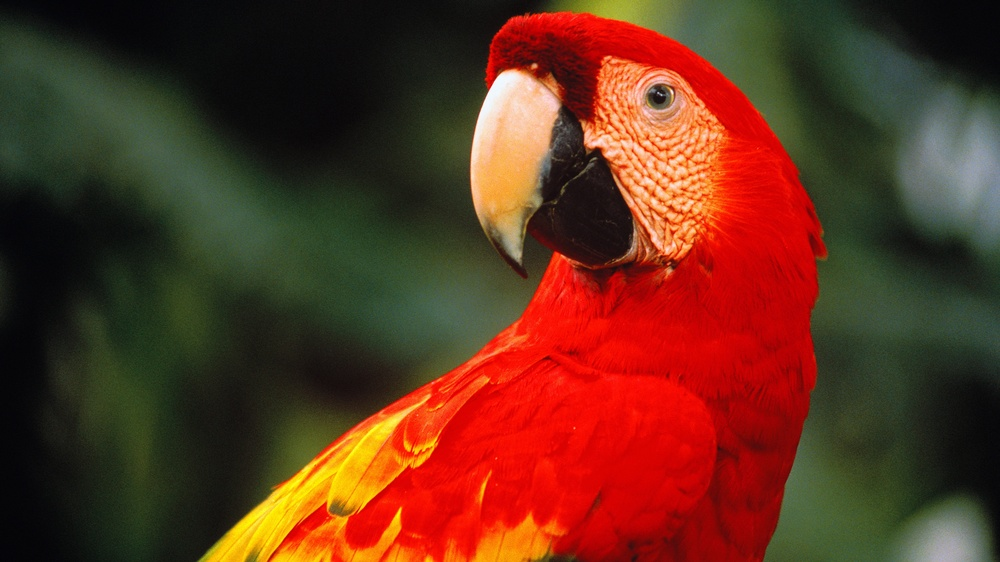
#> input picture images/inputs/anh_input1.jpg, 1000 x 562 px, shrunk from 3840 x 2160 before the run, found by its file name
$ python sobel.py   (older library calls are emulated)
#> lines starting #> are read from the running program, lines starting #| are printed output that depends on the picture
import cv2

img1 = cv2.imread("anh_input1.jpg", 0)
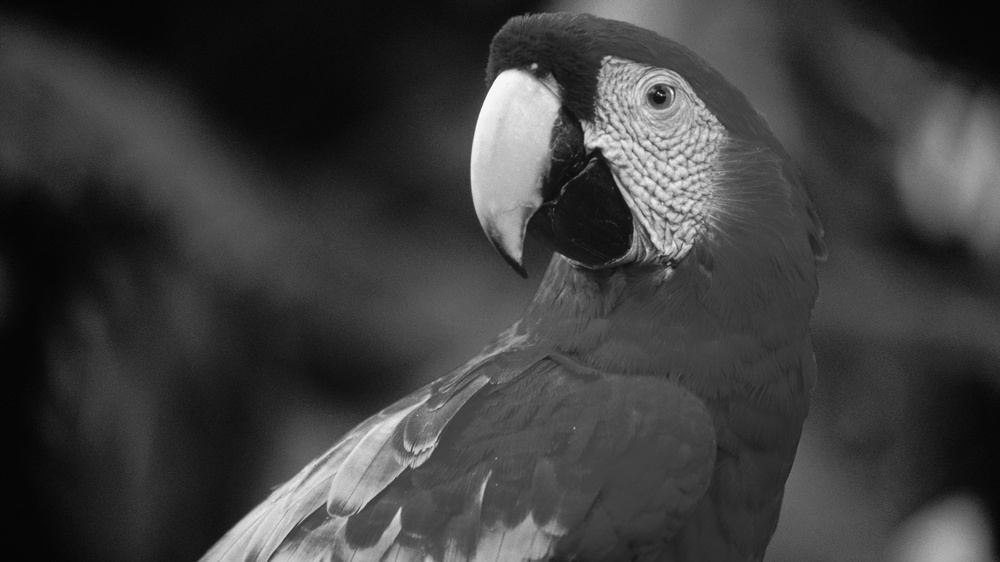
#> img1: shape (562, 1000); min 3, max 255, mean 61.6
img2 = cv2.imread("anh_input2.jpg", 0)
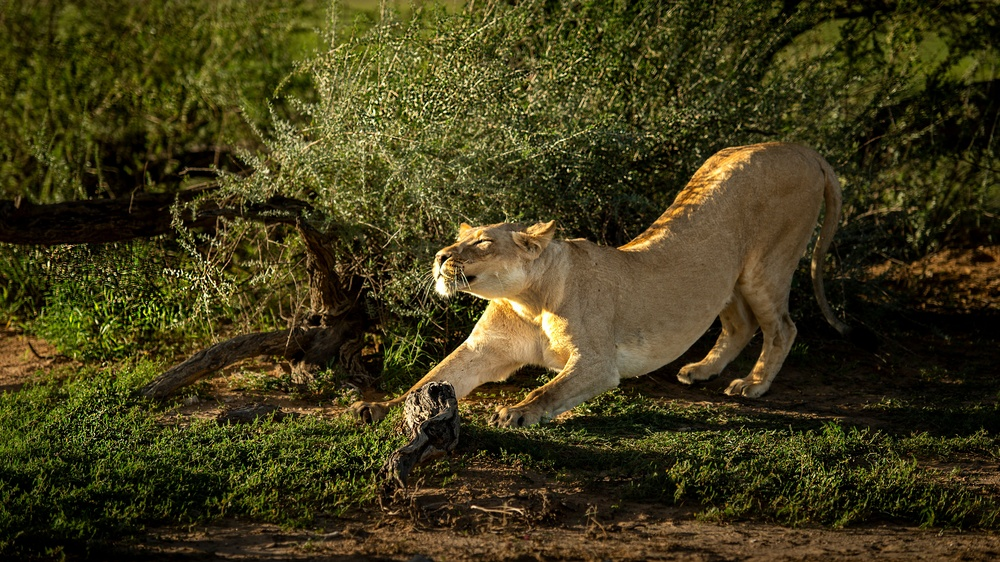
#> input picture images/inputs/anh_input2.jpg, 1000 x 562 px, shrunk from 3840 x 2160 before the run, found by its file name
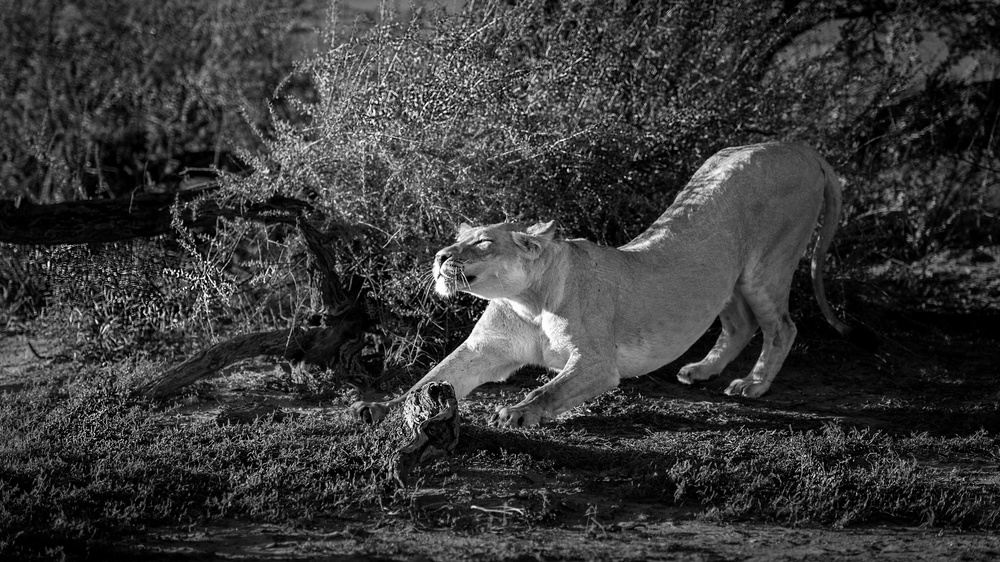
#> img2: shape (562, 1000); min 0, max 255, mean 56.7
img3 = cv2.imread("anh_input3.jpg", 0)

sobelx = cv2.Sobel(img1, cv2.CV_64F, 1, 0)
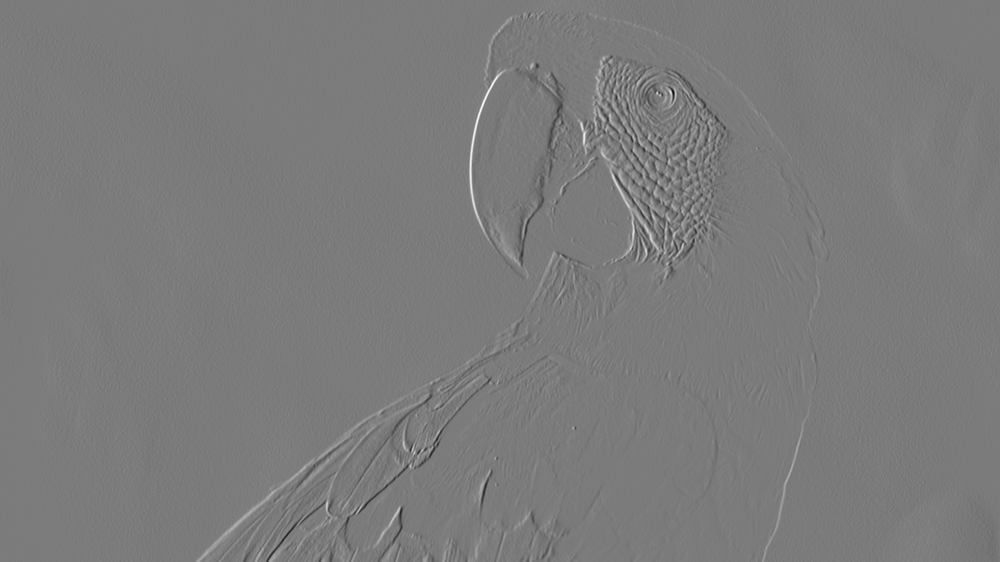
#> sobelx: shape (562, 1000) float64; min -666, max 707, mean 0.2; drawn with min black and max white
sobely = cv2.Sobel(img1, cv2.CV_64F, 0, 1)
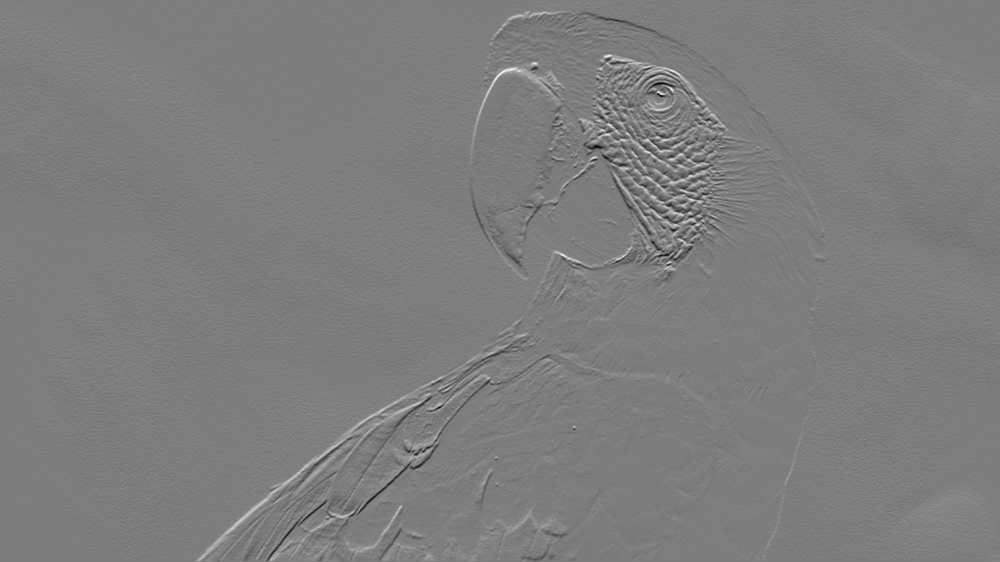
#> sobely: shape (562, 1000) float64; min -502, max 516, mean 0.8; drawn with min black and max white

sobel1 = cv2.addWeighted(
    cv2.convertScaleAbs(sobelx),
    0.5,
    cv2.convertScaleAbs(sobely),
    0.5,
    0
)
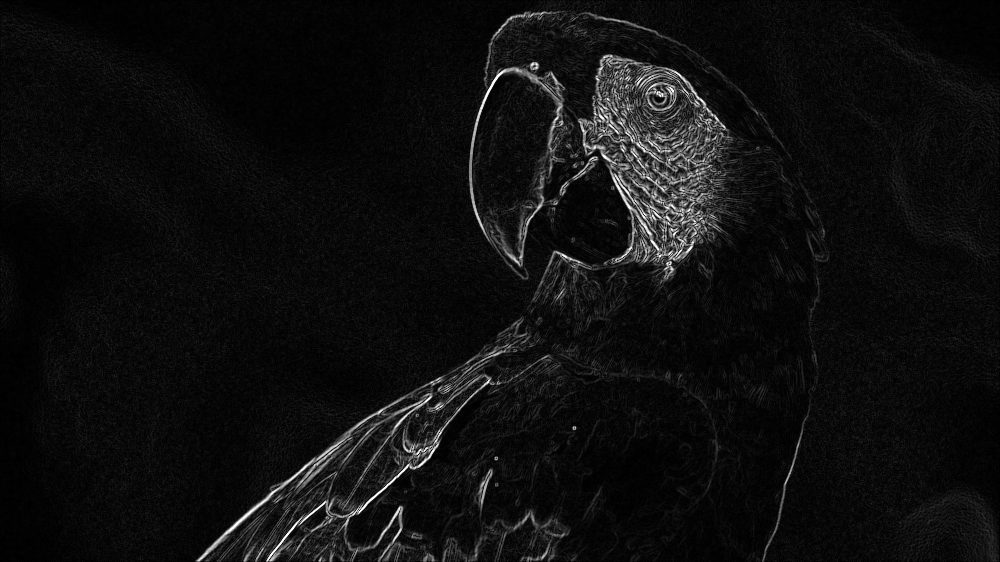
#> sobel1: shape (562, 1000); min 0, max 255, mean 15

cv2.imshow("Original", img1)
cv2.imshow("Sobel", sobel1)
cv2.waitKey(0)
